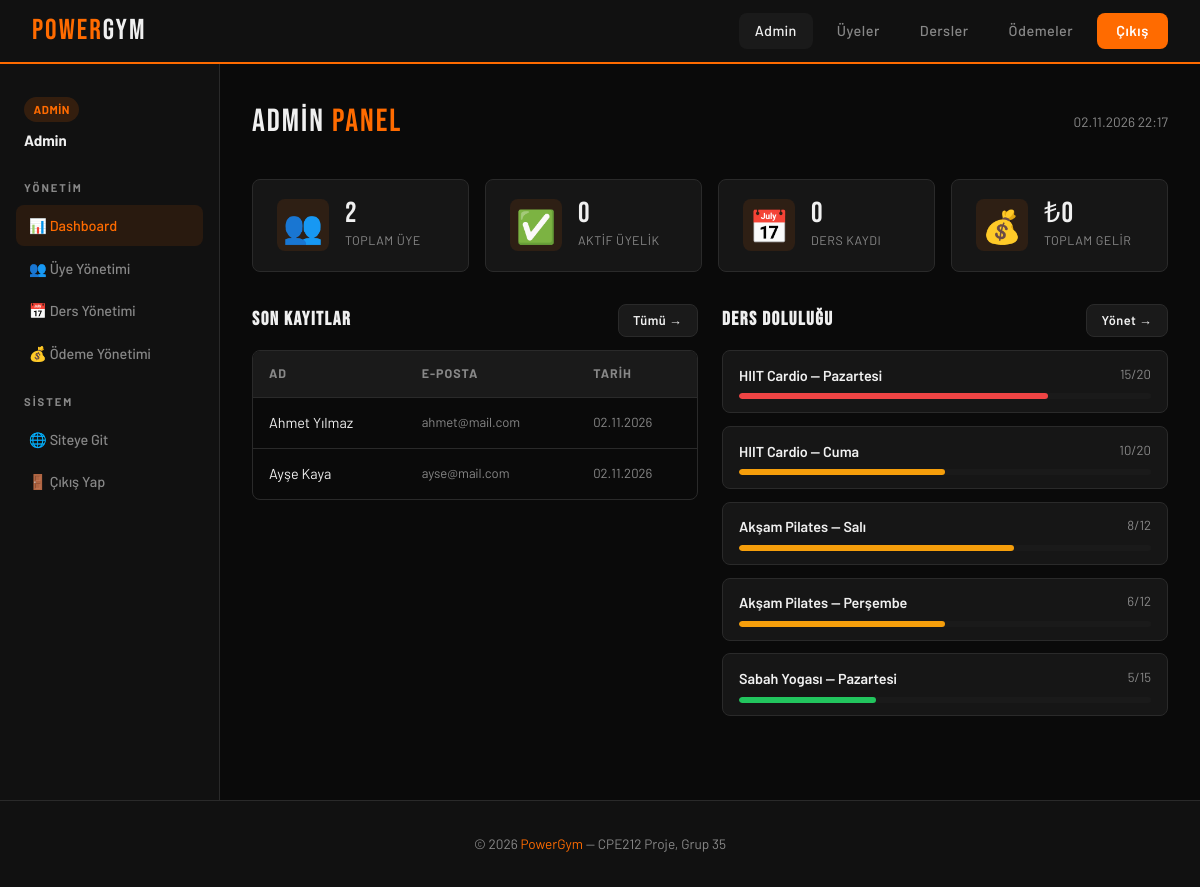
Page /admin/dashboard.php (signed in) on the committed database.
### tables this page shows
CREATE TABLE users (
    user_id     INT AUTO_INCREMENT PRIMARY KEY,
    name        VARCHAR(100) NOT NULL,
    email       VARCHAR(150) NOT NULL UNIQUE,
    password    VARCHAR(64)  NOT NULL,   
    phone       VARCHAR(20),
    role        ENUM('member','admin','trainer') DEFAULT 'member',
    created_at  DATETIME DEFAULT CURRENT_TIMESTAMP
);

CREATE TABLE schedule (
    schedule_id     INT AUTO_INCREMENT PRIMARY KEY,
    class_id        INT NOT NULL,
    day_of_week     ENUM('Pazartesi','Salı','Çarşamba','Perşembe','Cuma','Cumartesi','Pazar') NOT NULL,
    start_time      TIME NOT NULL,
    end_time        TIME NOT NULL,
    room            VARCHAR(50),
    current_enrolled INT DEFAULT 0,
    FOREIGN KEY (class_id) REFERENCES classes(class_id) ON DELETE CASCADE
);

CREATE TABLE classes (
    class_id    INT AUTO_INCREMENT PRIMARY KEY,
    trainer_id  INT NOT NULL,
    name        VARCHAR(100) NOT NULL,            
    description TEXT,
    duration    INT NOT NULL,                    
    max_capacity INT NOT NULL DEFAULT 20,
    FOREIGN KEY (trainer_id) REFERENCES trainers(trainer_id) ON DELETE CASCADE
);

### admin/dashboard.php (the view, shortened to what this page needs)
<?php
require_once '../db/connection.php';
$total_members  = mysqli_fetch_row(mysqli_query($conn, "SELECT COUNT(*) FROM users WHERE role='member'"))[0];
$total_enroll   = mysqli_fetch_row(mysqli_query($conn, "SELECT COUNT(*) FROM enrollments WHERE status='active'"))[0];
$total_revenue  = mysqli_fetch_row(mysqli_query($conn, "SELECT COALESCE(SUM(amount),0) FROM payments WHERE status='active'"))[0];
$active_members = mysqli_fetch_row(mysqli_query($conn, "
    SELECT COUNT(DISTINCT user_id) FROM payments WHERE status='active' AND expiry_date>=CURDATE()
"))[0];
$recent_users = mysqli_query($conn, "SELECT * FROM users WHERE role='member' ORDER BY created_at DESC LIMIT 5");
$class_capacity = mysqli_query($conn, "
    SELECT c.name, s.day_of_week, s.start_time, s.current_enrolled, c.max_capacity
    FROM schedule s JOIN classes c ON s.class_id=c.class_id
    ORDER BY s.current_enrolled DESC LIMIT 5
");
?>
<!DOCTYPE html>
<html lang="tr">
<head>
  <link rel="stylesheet" href="../css/style.css">
</head>
<body>
<nav>
  <a href="../index.php" class="nav-logo">POWER<span>GYM</span></a>
  <div class="nav-links">
    <a href="dashboard.php" class="active">Admin</a>
    <a href="manage_users.php">Üyeler</a>
    <a href="manage_classes.php">Dersler</a>
    <a href="manage_payments.php">Ödemeler</a>
    <a href="../auth/logout.php" class="btn-nav">Çıkış</a>
  </div>
</nav>
<div class="dash-wrap">
  <aside class="sidebar">
    <div style="padding:.5rem;margin-bottom:1rem;">
      <span class="badge badge-primary">ADMİN</span>
      <div style="font-weight:700;margin-top:.4rem;"><?= htmlspecialchars($_SESSION['name']) ?></div>
    </div>
    <div class="sidebar-section">Yönetim</div>
    <a href="dashboard.php" class="active">📊 Dashboard</a>
    <a href="manage_users.php">👥 Üye Yönetimi</a>
    <a href="manage_classes.php">📅 Ders Yönetimi</a>
    <a href="manage_payments.php">💰 Ödeme Yönetimi</a>
    <div class="sidebar-section">Sistem</div>
    <a href="../index.php">🌐 Siteye Git</a>
    <a href="../auth/logout.php">🚪 Çıkış Yap</a>
  </aside>
  <main class="dash-content">
    <div class="page-header">
      <div class="page-title">ADMİN <span style="color:var(--primary);">PANEL</span></div>
      <div style="font-size:.85rem;color:var(--text-muted);"><?= date('d.m.Y H:i') ?></div>
    </div>
    <div class="stat-cards">
      <div class="stat-card">
        <div class="stat-card-icon">👥</div>
        <div>
          <div class="stat-card-num"><?= $total_members ?></div>
          <div class="stat-card-lbl">Toplam Üye</div>
        </div>
      </div>
      <div class="stat-card">
        <div class="stat-card-icon">✅</div>
        <div>
          <div class="stat-card-num"><?= $active_members ?></div>
          <div class="stat-card-lbl">Aktif Üyelik</div>
        </div>
      </div>
      <div class="stat-card">
        <div class="stat-card-icon">📅</div>
        <div>
          <div class="stat-card-num"><?= $total_enroll ?></div>
          <div class="stat-card-lbl">Ders Kaydı</div>
        </div>
      </div>
      <div class="stat-card">
        <div class="stat-card-icon">💰</div>
        <div>
          <div class="stat-card-num">₺<?= number_format($total_revenue,0,'.','.') ?></div>
          <div class="stat-card-lbl">Toplam Gelir</div>
        </div>
      </div>
    </div>
    <div style="display:grid;grid-template-columns:1fr 1fr;gap:1.5rem;">
      <div>
        <div style="display:flex;justify-content:space-between;align-items:center;margin-bottom:.8rem;">
          <h3 style="font-family:'Bebas Neue',sans-serif;font-size:1.2rem;letter-spacing:1.5px;">SON KAYITLAR</h3>
          <a href="manage_users.php" class="btn btn-ghost btn-sm">Tümü →</a>
        </div>
        <div class="table-wrap">
          <table>
            <thead><tr><th>Ad</th><th>E-Posta</th><th>Tarih</th></tr></thead>
            <tbody>
            <?php while($u = mysqli_fetch_assoc($recent_users)): ?>
              <tr>
                <td><?= htmlspecialchars($u['name']) ?></td>
                <td style="font-size:.82rem;color:var(--text-muted);"><?= htmlspecialchars($u['email']) ?></td>
                <td style="font-size:.82rem;color:var(--text-muted);"><?= date('d.m.Y', strtotime($u['created_at'])) ?></td>
              </tr>
            <?php endwhile; ?>
            </tbody>
          </table>
        </div>
      </div>
      <div>
        <div style="display:flex;justify-content:space-between;align-items:center;margin-bottom:.8rem;">
          <h3 style="font-family:'Bebas Neue',sans-serif;font-size:1.2rem;letter-spacing:1.5px;">DERS DOLULUĞU</h3>
          <a href="manage_classes.php" class="btn btn-ghost btn-sm">Yönet →</a>
        </div>
        <div style="display:flex;flex-direction:column;gap:.8rem;">
        <?php while($cls = mysqli_fetch_assoc($class_capacity)):
          $pct = $cls['max_capacity'] > 0 ? ($cls['current_enrolled']/$cls['max_capacity'])*100 : 0;
          $fill = $pct>=100?'full':($pct>=75?'high':($pct>=50?'medium':''));
        ?>
          <div style="background:var(--card);border:1px solid var(--border);border-radius:var(--radius);padding:.8rem 1rem;">
            <div style="display:flex;justify-content:space-between;margin-bottom:.4rem;">
              <span style="font-weight:600;font-size:.9rem;"><?= htmlspecialchars($cls['name']) ?> — <?= $cls['day_of_week'] ?></span>
              <span style="font-size:.82rem;color:var(--text-muted);"><?= $cls['current_enrolled'] ?>/<?= $cls['max_capacity'] ?></span>
            </div>
            <div class="capacity-bar">
              <div class="capacity-fill <?= $fill ?>" style="width:<?= min($pct,100) ?>%"></div>
            </div>
          </div>
        <?php endwhile; ?>
        </div>
      </div>
    </div>
  </main>
</div>
<footer>
  <p>© 2026 <span>PowerGym</span> — CPE212 Proje, Grup 35</p>
</footer>
</body>
</html>

### rows in the picture
users: name "Ahmet Yılmaz", email "ahmet@mail.com", created_at "02.11.2026"
users: name "Ayşe Kaya", email "ayse@mail.com", created_at "02.11.2026"
schedule: class.name "HIIT Cardio", day_of_week "Pazartesi", current_enrolled "15", class.max_capacity "20"
schedule: class.name "HIIT Cardio", day_of_week "Cuma", current_enrolled "10", class.max_capacity "20"
schedule: class.name "Akşam Pilates", day_of_week "Salı", current_enrolled "8", class.max_capacity "12"
schedule: class.name "Akşam Pilates", day_of_week "Perşembe", current_enrolled "6", class.max_capacity "12"
schedule: class.name "Sabah Yogası", day_of_week "Pazartesi", current_enrolled "5", class.max_capacity "15"

### other values in the picture
$_SESSION['name'] "Admin"
$total_members "2"
$active_members "0"
$total_enroll "0"
$total_revenue "0"
